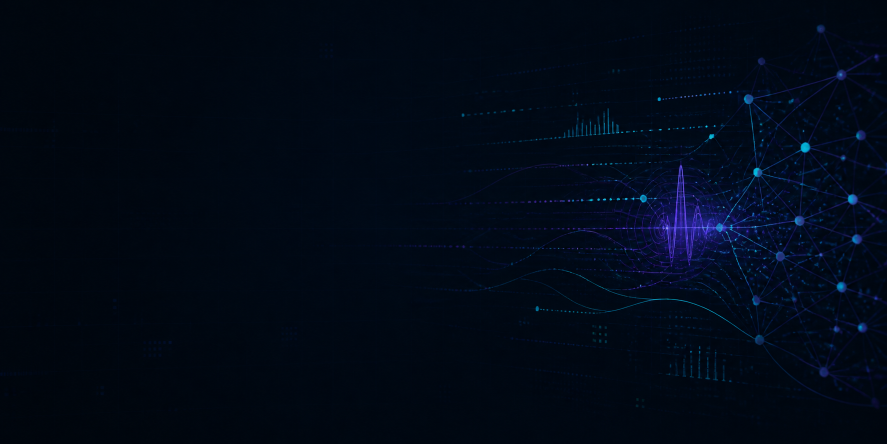
#> input picture docs/assets/social-preview-background.png, 1774 x 887 px (shown at 1/2 size)
$ python render_readme_assets.py
#> lines starting #> are read from the running program, lines starting #| are printed output that depends on the picture
"""Render deterministic README marketing assets from verified demo results."""

from pathlib import Path
from PIL import Image, ImageDraw, ImageFont, ImageFilter


ROOT = Path(__file__).resolve().parents[1]
ASSETS = ROOT / "docs" / "assets"
FONT = "/System/Library/Fonts/Menlo.ttc"


def font(size: int, bold: bool = False) -> ImageFont.FreeTypeFont:
    return ImageFont.truetype(FONT, size=size, index=1 if bold else 0)


def render_social_preview() -> None:
    source = Image.open(ASSETS / "social-preview-background.png").convert("RGB")
#> source is the input picture: PIL image 1774x887 RGB; mean R, G, B 0.8, 9, 22.5
    ratio = max(1280 / source.width, 640 / source.height)
#> ratio = 0.722
    source = source.resize((round(source.width * ratio), round(source.height * ratio)))
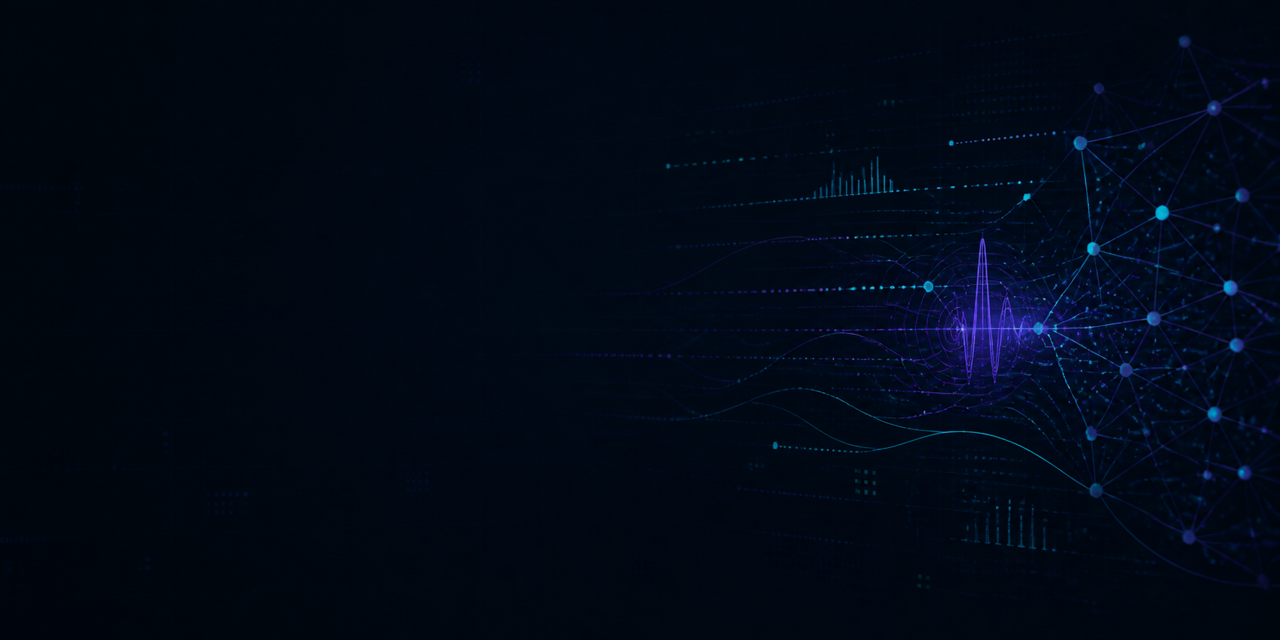
#> source: PIL image 1280x640 RGB; mean R, G, B 0.9, 9, 22.5
    left = (source.width - 1280) // 2
#> left = 0
    top = (source.height - 640) // 2
#> top = 0
    canvas = source.crop((left, top, left + 1280, top + 640))
    draw = ImageDraw.Draw(canvas)
    draw.rounded_rectangle((55, 70, 61, 342), radius=3, fill="#42e8e0")
    draw.text((88, 84), "ML HOST", font=font(66, True), fill="#f7fbff")
    draw.text((88, 162), "ANOMALY DETECTION", font=font(58, True), fill="#f7fbff")
    draw.text((91, 257), "REPRODUCIBLE UEBA / AUTOENCODER / JSONL", font=font(21, True), fill="#42e8e0")
    draw.text((91, 307), "26/26 INJECTED ANOMALIES DETECTED  ·  RECALL 1.0", font=font(17), fill="#b7c7d9")
    draw.text((88, 535), "github.com/Kxrma47/ml-host-anomaly-detection", font=font(17), fill="#8b9caf")
    canvas.save(ASSETS / "social-preview.png", optimize=True)
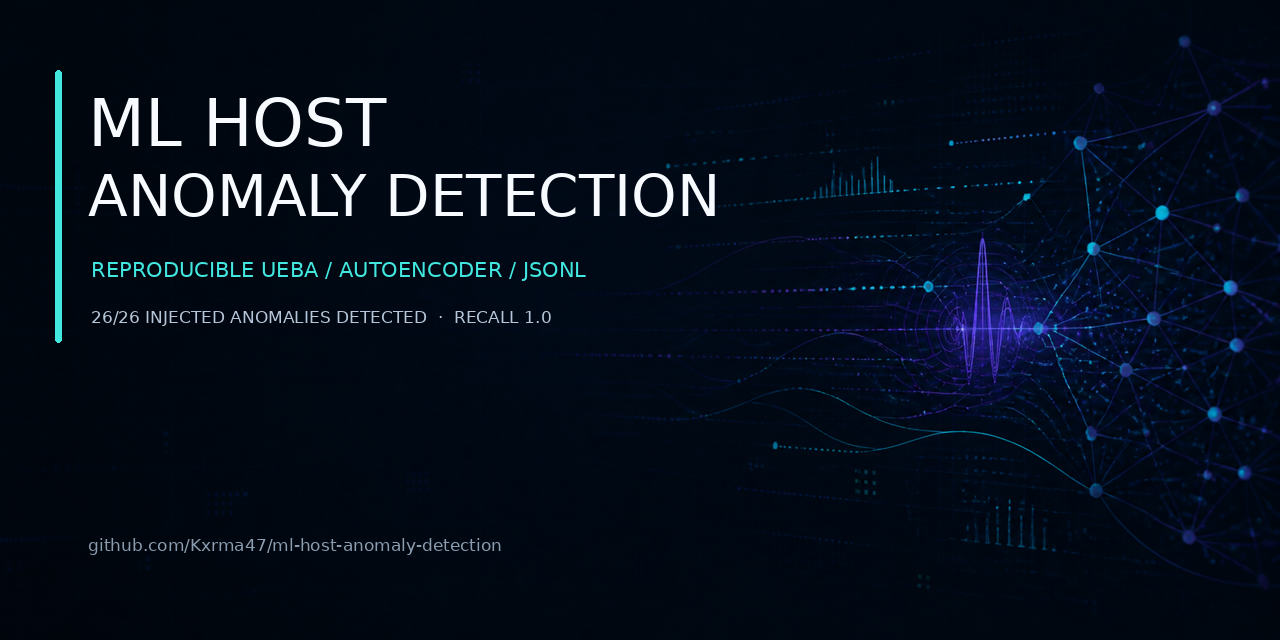
#> saved as social-preview.png: PIL image 1280x640 RGB; mean R, G, B 5.4, 14.4, 27.7


def terminal_frame(lines: list[tuple[str, str]], cursor: bool) -> Image.Image:
    canvas = Image.new("RGB", (960, 540), "#06101b")
    glow = Image.new("RGBA", canvas.size, (0, 0, 0, 0))
    glow_draw = ImageDraw.Draw(glow)
    glow_draw.ellipse((730, -100, 1090, 260), fill=(25, 202, 211, 35))
    canvas = Image.alpha_composite(canvas.convert("RGBA"), glow.filter(ImageFilter.GaussianBlur(70))).convert("RGB")
    draw = ImageDraw.Draw(canvas)
    draw.rounded_rectangle((24, 22, 936, 518), radius=16, fill="#081521", outline="#244154", width=2)
    draw.rectangle((24, 22, 936, 69), fill="#0d1d2b")
    for x, color in ((48, "#ff6b6b"), (73, "#ffd166"), (98, "#48d597")):
        draw.ellipse((x - 6, 40, x + 6, 52), fill=color)
    draw.text((132, 34), "ueba-detector :: verified demo", font=font(16, True), fill="#91a7b8")
    draw.text((782, 35), "● LIVE", font=font(14, True), fill="#48d597")

    y = 92
    for text, color in lines:
        draw.text((52, y), text, font=font(17, color == "#42e8e0"), fill=color)
        y += 34
    if cursor:
        draw.rectangle((52, y + 3, 64, y + 25), fill="#42e8e0")
    draw.text((52, 476), "DETERMINISTIC SEED 47    PYTHON 3.10+    MIT LICENSE", font=font(13), fill="#60788b")
    return canvas


def render_demo_gif() -> None:
    sequence = [
        ([("$ make demo", "#42e8e0")], 8),
        ([("$ make demo", "#42e8e0"), ("generating deterministic telemetry...", "#91a7b8")], 8),
        ([("$ make demo", "#42e8e0"), ("training compact neural autoencoder...", "#91a7b8"), ("calibrating anomaly threshold...", "#91a7b8")], 8),
        ([("$ make demo", "#42e8e0"), ("train samples                 360", "#c6d4df"), ("test samples                  120", "#c6d4df"), ("injected anomalies          26/26", "#48d597")], 10),
        ([("$ make demo", "#42e8e0"), ("injected anomalies          26/26", "#48d597"), ("normal false positives        3/94", "#c6d4df"), ("false negatives                  0", "#48d597"), ("recall                         1.0", "#48d597"), ("✓ JSONL report written", "#8b5cf6")], 24),
    ]
    frames: list[Image.Image] = []
    for lines, count in sequence:
        for index in range(count):
            frames.append(terminal_frame(lines, cursor=index % 6 < 3))
#> this loop made 5 passes
#> pass 1, in terminal_frame, `canvas = Image.new("RGB", (960, 540), "#06101b")`:
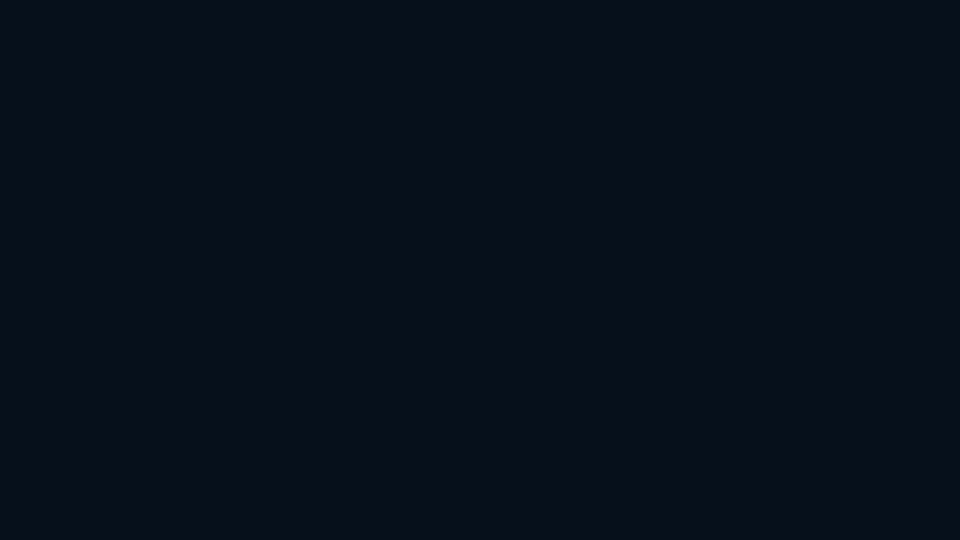
#> canvas: PIL image 960x540 RGB; mean R, G, B 6, 16, 27
#> pass 1, in terminal_frame, `canvas = Image.alpha_composite(canvas.convert("RGBA"), glow.filter(Ima..`:
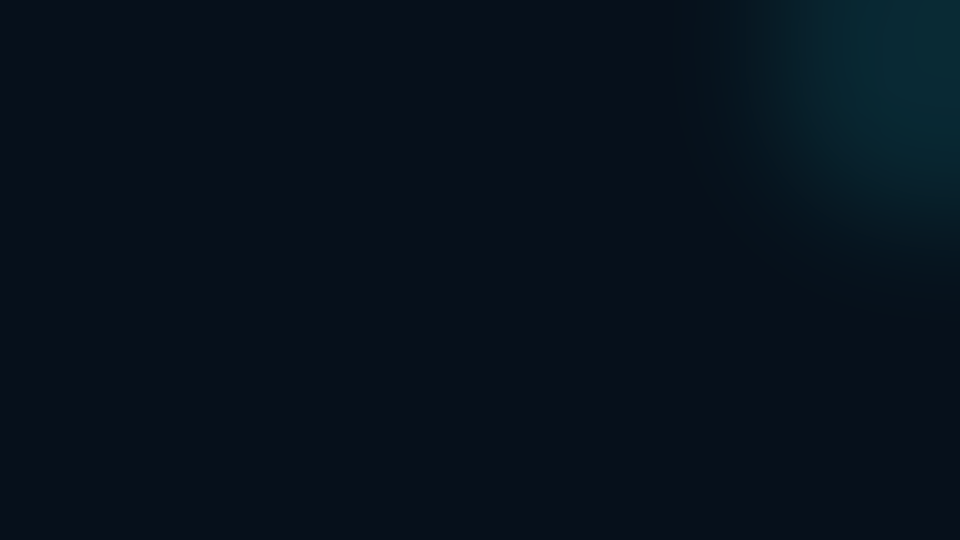
#> canvas: PIL image 960x540 RGB; mean R, G, B 6.2, 17.7, 28.6
    frames[0].save(
        ASSETS / "terminal-demo.gif",
        save_all=True,
        append_images=frames[1:],
        duration=100,
        loop=0,
        optimize=True,
    )
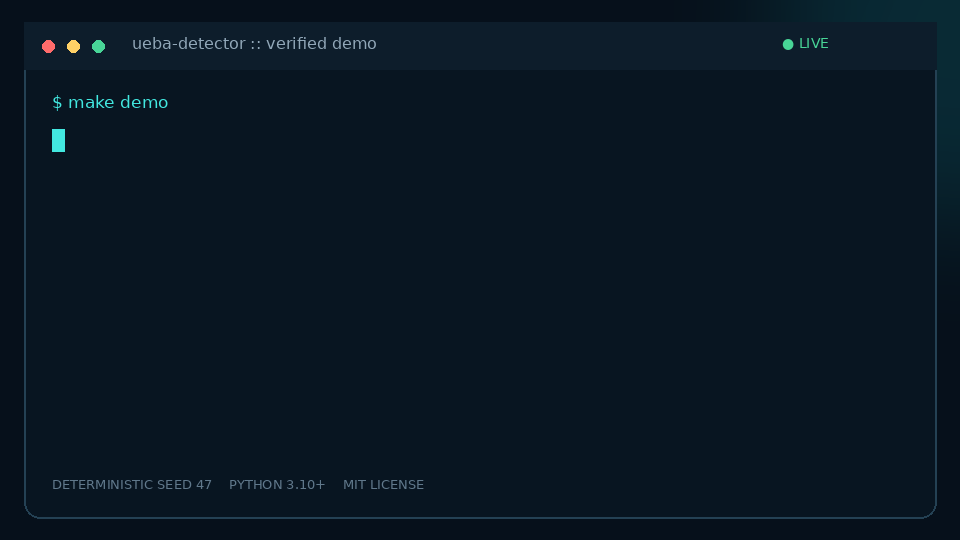
#> saved as terminal-demo.gif: PIL image 960x540 RGB; mean R, G, B 9, 22.6, 34.6


if __name__ == "__main__":
    ASSETS.mkdir(parents=True, exist_ok=True)
    render_social_preview()
    render_demo_gif()
